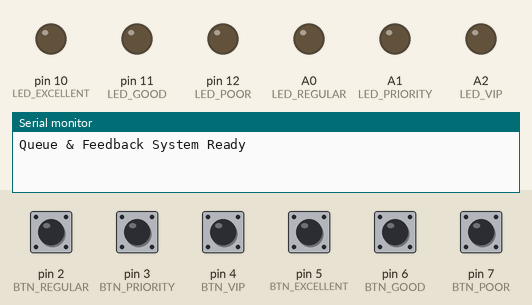
Simulated run of this sketch. Board: Arduino Uno, built with avr-gcc and run on an emulated ATmega328P. On the bench: output pins drawn as LEDs (lit = HIGH), the last lines printed to the serial monitor. Inputs (shaded band) come from the test bench; at power-on: pin 2 (BTN_REGULAR), pin 3 (BTN_PRIORITY), pin 4 (BTN_VIP), pin 5 (BTN_EXCELLENT), pin 6 (BTN_GOOD), pin 7 (BTN_POOR) HIGH.

Above: at 1.2 s.
1.3 s: pin 2 (BTN_REGULAR) pulled LOW for 0.15 s
At 1.6 s:
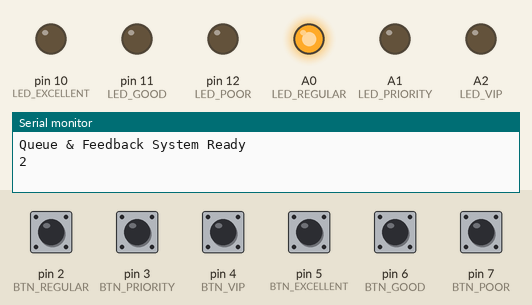
3.8 s: pin 3 (BTN_PRIORITY) pulled LOW for 1 s
At 4.5 s:
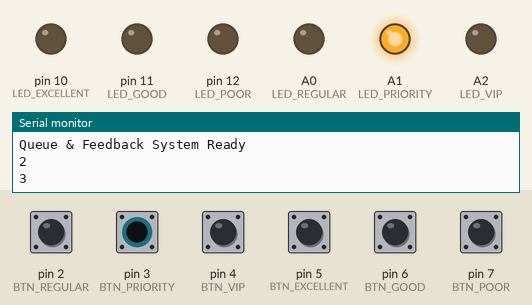
7.3 s: pin 4 (BTN_VIP) pulled LOW for 0.15 s
At 8.0 s:
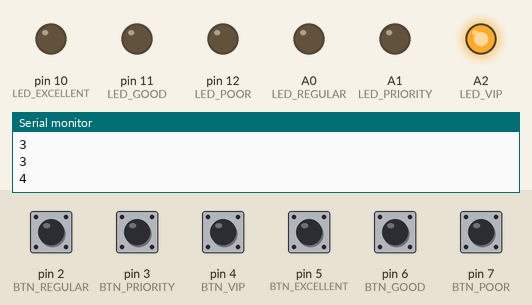
9.7 s: pin 5 (BTN_EXCELLENT) pulled LOW for 0.15 s
At 10.4 s:
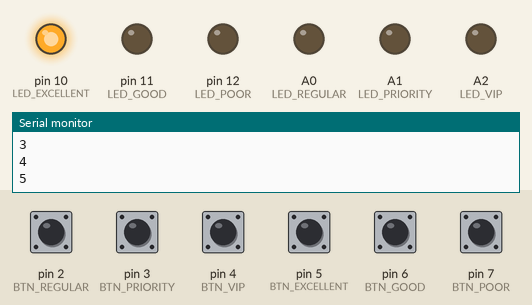
12.1 s: pin 6 (BTN_GOOD) pulled LOW for 0.15 s
At 12.8 s:
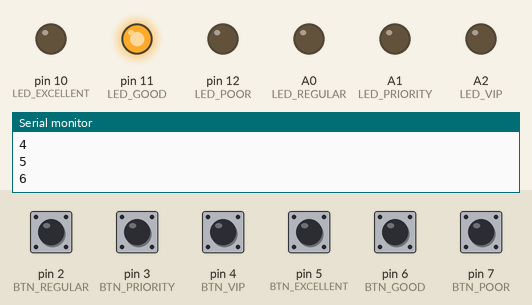
14.5 s: pin 7 (BTN_POOR) pulled LOW for 0.15 s
At 15.2 s:
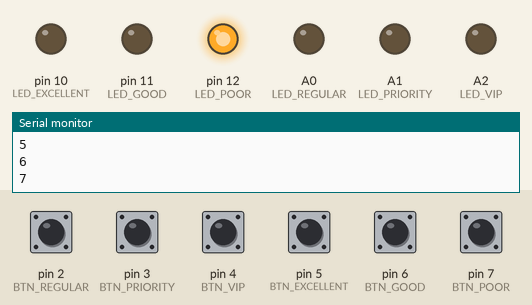
Timing chart, 0 to 17.5 s (numbered marks = the images above; inputs shaded):
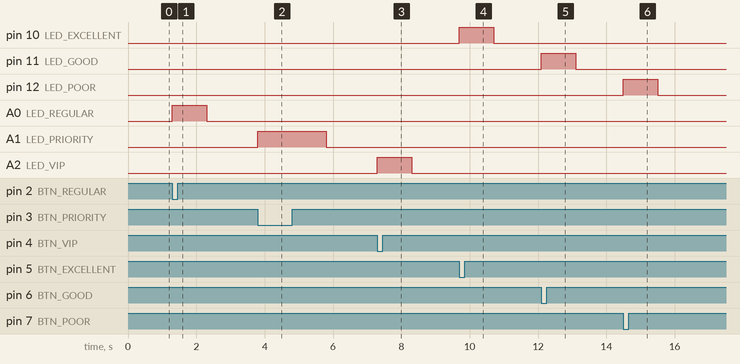

The sketch:

DEMOQUEUEBUTTON_v2.ino
```cpp
// Button input pins
const int BTN_REGULAR   = 2;
const int BTN_PRIORITY  = 3;
const int BTN_VIP       = 4;
const int BTN_EXCELLENT = 5;
const int BTN_GOOD      = 6;
const int BTN_POOR      = 7;

// LED output pins
const int LED_REGULAR   = A0;
const int LED_PRIORITY  = A1;
const int LED_VIP       = A2;
const int LED_EXCELLENT = 10;
const int LED_GOOD      = 11;
const int LED_POOR      = 12;

// Timing control
unsigned long ledOnTime = 0;
unsigned long ledDuration = 0;
int currentLED = -1;

void setup() {
  Serial.begin(9600);

  // Setup input pins with pull-up resistors
  pinMode(BTN_REGULAR, INPUT_PULLUP);
  pinMode(BTN_PRIORITY, INPUT_PULLUP);
  pinMode(BTN_VIP, INPUT_PULLUP);
  pinMode(BTN_EXCELLENT, INPUT_PULLUP);
  pinMode(BTN_GOOD, INPUT_PULLUP);
  pinMode(BTN_POOR, INPUT_PULLUP);

  // Setup LED pins as outputs
  pinMode(LED_REGULAR, OUTPUT);
  pinMode(LED_PRIORITY, OUTPUT);
  pinMode(LED_VIP, OUTPUT);
  pinMode(LED_EXCELLENT, OUTPUT);
  pinMode(LED_GOOD, OUTPUT);
  pinMode(LED_POOR, OUTPUT);

  // Ensure all LEDs are off
  digitalWrite(LED_REGULAR, LOW);
  digitalWrite(LED_PRIORITY, LOW);
  digitalWrite(LED_VIP, LOW);
  digitalWrite(LED_EXCELLENT, LOW);
  digitalWrite(LED_GOOD, LOW);
  digitalWrite(LED_POOR, LOW);

  Serial.println("Queue & Feedback System Ready");
}

void loop() {
  if (currentLED == -1) {
    if (digitalRead(BTN_REGULAR) == LOW) {
      activateLED(LED_REGULAR, 1000, "2");

    } else if (digitalRead(BTN_PRIORITY) == LOW) {
      activateLED(LED_PRIORITY, 1000, "3");

    } else if (digitalRead(BTN_VIP) == LOW) {
      activateLED(LED_VIP, 1000, "4");

    } else if (digitalRead(BTN_EXCELLENT) == LOW) {
      activateLED(LED_EXCELLENT, 1000, "5");

    } else if (digitalRead(BTN_GOOD) == LOW) {
      activateLED(LED_GOOD, 1000, "6");

    } else if (digitalRead(BTN_POOR) == LOW) {
      activateLED(LED_POOR, 1000, "7");
    }
  }

  // Turn off LED after duration
  if (currentLED != -1 && millis() - ledOnTime >= ledDuration) {
    digitalWrite(currentLED, LOW);
    currentLED = -1;
    // Serial.println("LED OFF — Ready for next input");
  }
}

// Helper function to activate LED
void activateLED(int ledPin, int duration, const char* label) {
  digitalWrite(ledPin, HIGH);
  ledOnTime = millis();
  ledDuration = duration;
  currentLED = ledPin;

  // Determine whether it's a Ticket or Feedback
  if (strcmp(label, "2") == 0 || strcmp(label, "3") == 0 || strcmp(label, "4") == 0) {
    // Serial.print("Ticket: ");
  } else {
   // Serial.print("Feedback: ");
  }
  Serial.println(label);
}
```

Measured:
- after the input at 1.3 s, A0 (LED_REGULAR): LOW → HIGH at once, → LOW 1.0 s later
- after the input at 3.8 s, A1 (LED_PRIORITY): LOW → HIGH at once, → LOW 2.0 s later
- after the input at 7.3 s, A2 (LED_VIP): LOW → HIGH at once, → LOW 1.0 s later
- after the input at 9.7 s, pin 10 (LED_EXCELLENT): LOW → HIGH at once, → LOW 1.0 s later
- after the input at 12.1 s, pin 11 (LED_GOOD): LOW → HIGH at once, → LOW 1.0 s later
- after the input at 14.5 s, pin 12 (LED_POOR): LOW → HIGH at once, → LOW 1.0 s later
